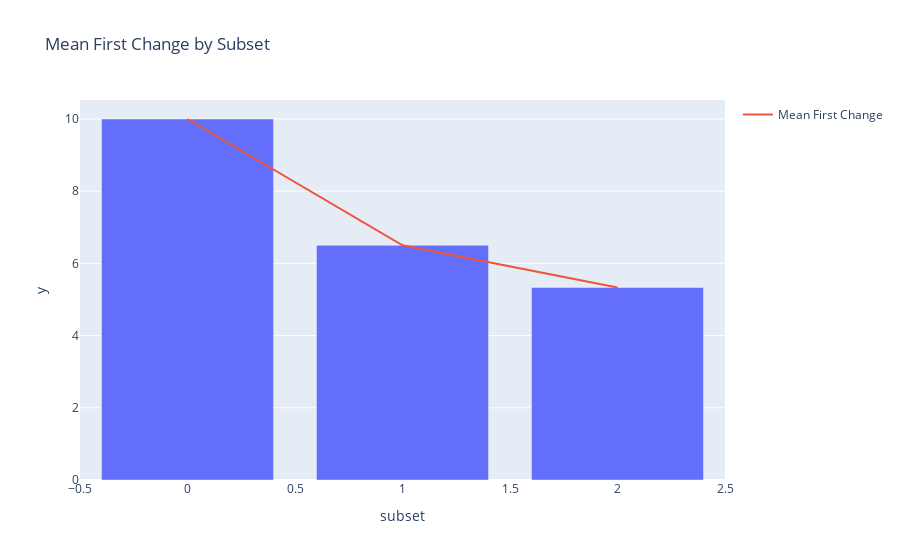

The code cell stored with this chart in its notebook:
### Markdown cell above
As we increase the crash chance its clear the timestep at which on average seems to decrease let's prove this by calculating the mean

### Code cell
subset_means = first_crash.groupby('subset')['timestep'].mean()

# Create bar chart
fig = px.bar(subset_means, x=subset_means.index, y=subset_means.values, title='Mean First Change by Subset')

# Create line graph
line_trace = go.Scatter(x=subset_means.index, y=subset_means.values, mode='lines', name='Mean First Change')

# Add line trace to bar chart
fig.add_trace(line_trace)

# Show plot
fig.show()

### Figure 1 — Plotly figure (JSON) as saved in the notebook; plotly's stock layout.template omitted (floating-point values rounded to 4 significant figures)
{"data": [{"alignmentgroup": "True", "hovertemplate": "subset=%{x}<br>y=%{y}<extra></extra>", "legendgroup": "", "marker": {"color": "#636efa"}, "name": "", "offsetgroup": "", "orientation": "v", "showlegend": false, "textposition": "auto", "type": "bar", "x": [0, 1, 2], "xaxis": "x", "y": [10, 6.5, 5.333], "yaxis": "y"}, {"mode": "lines", "name": "Mean First Change", "type": "scatter", "x": [0, 1, 2], "y": [10, 6.5, 5.333]}], "layout": {"barmode": "relative", "legend": {"tracegroupgap": 0}, "title": {"text": "Mean First Change by Subset"}, "xaxis": {"anchor": "y", "domain": [0, 1], "title": {"text": "subset"}}, "yaxis": {"anchor": "x", "domain": [0, 1], "title": {"text": "y"}}}}
